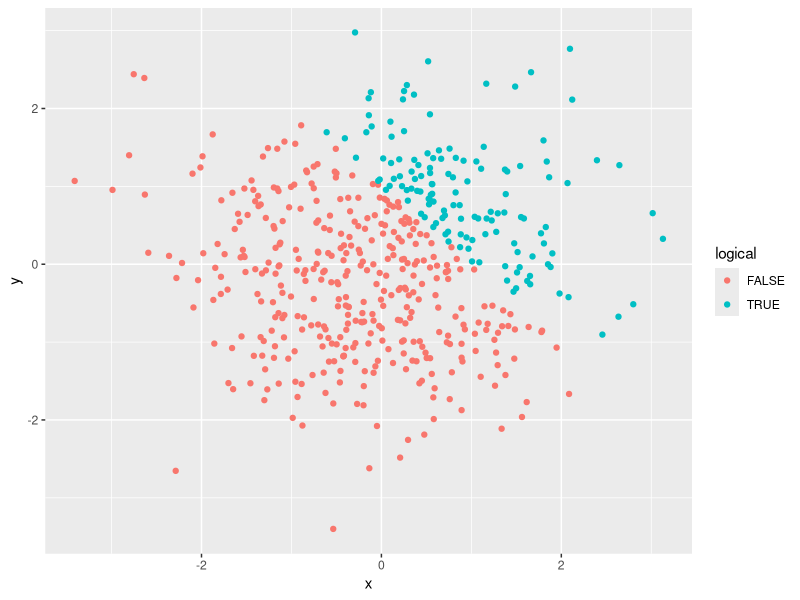
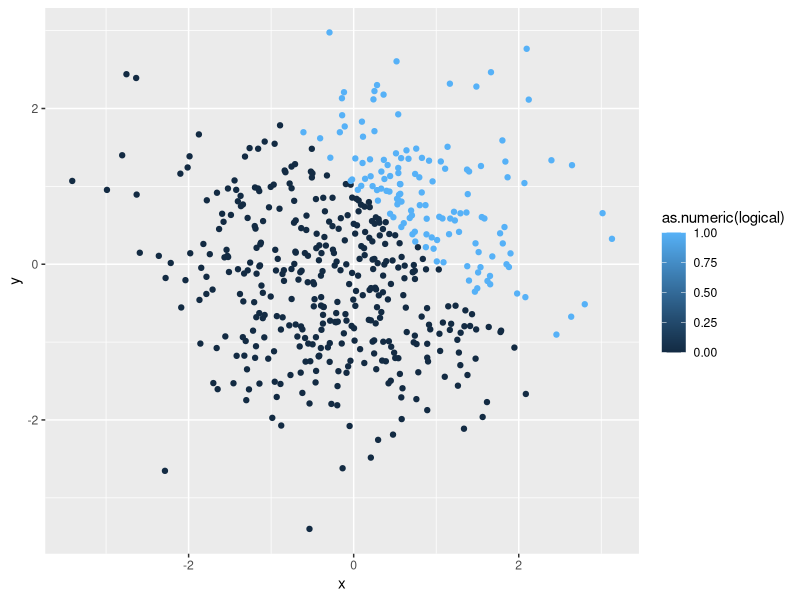
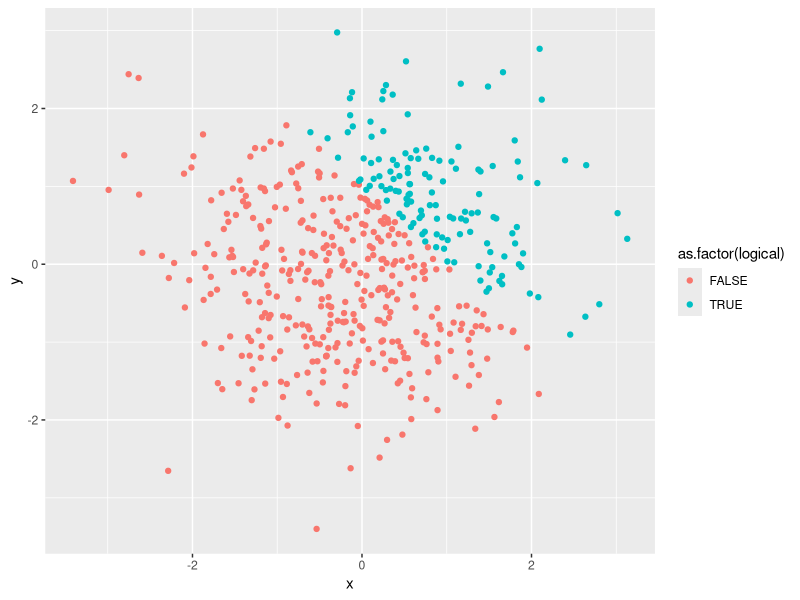
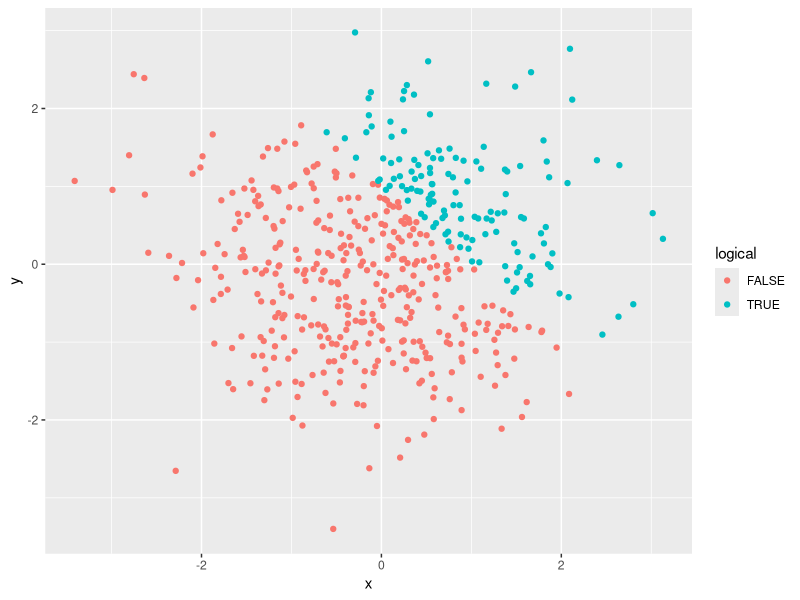

Generate these figures, in order, with R:
## ---- chunk 1
library(tidyverse)
hw1q1 = tibble(
  samp = rnorm(8),
  vec_logical = c(samp > 0),
  vec_char = c("My", "name", "is", "Cassie", "and", "I", "love", "horses"),
  vec_factor = factor(c("low", "medium", "high", "low", "medium", "high",
                        "low", "medium"))
)

mean(pull(hw1q1, samp))
mean(pull(hw1q1, vec_logical))
mean(pull(hw1q1, vec_char))
mean(pull(hw1q1, vec_factor))
## ---- chunk 2
as.numeric(pull(hw1q1, vec_logical))
as.numeric(pull(hw1q1, vec_char))
as.numeric(pull(hw1q1, vec_factor))
## ---- chunk 3
as.numeric(pull(hw1q1, vec_logical)) * pull(hw1q1, samp)
as.factor(pull(hw1q1, vec_logical))
          as.numeric(pull(hw1q1, vec_logical)) * pull(hw1q1, samp)
## ---- chunk 4
hw1q2 = tibble(
  x = rnorm(500),
  y = rnorm(500),
  logical = c(x + y > 1),
  as.numeric(logical),
  as.factor(logical)
)
## ---- chunk 5
ggplot(hw1q2, aes(x = x, y = y, color = logical)) + geom_point()
ggsave("scatter_plot.pdf", height = 6, width = 6)
## ---- chunk 6
ggplot(hw1q2, aes(x = x, y = y, color = as.numeric(logical))) + geom_point()
## ---- chunk 7
ggplot(hw1q2, aes(x = x, y = y, color = as.factor(logical))) + geom_point()
